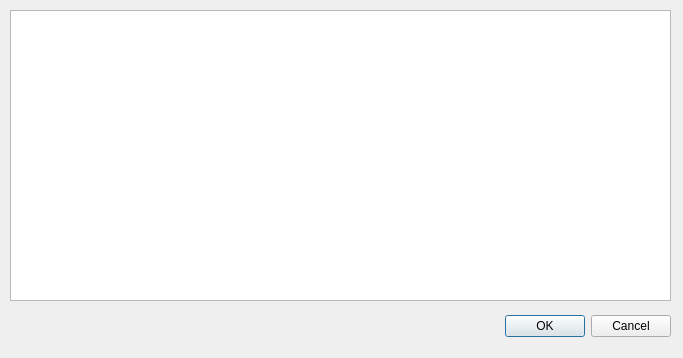
<?xml version="1.0" encoding="UTF-8"?>
<ui version="4.0">
 <class>BuildEnvironment</class>
 <widget class="QDialog" name="BuildEnvironment">
  <property name="geometry">
   <rect>
    <x>0</x>
    <y>0</y>
    <width>683</width>
    <height>358</height>
   </rect>
  </property>
  <property name="windowTitle">
   <string>Dialog</string>
  </property>
  <widget class="QDialogButtonBox" name="buttonBox">
   <property name="geometry">
    <rect>
     <x>200</x>
     <y>310</y>
     <width>471</width>
     <height>32</height>
    </rect>
   </property>
   <property name="orientation">
    <enum>Qt::Horizontal</enum>
   </property>
   <property name="standardButtons">
    <set>QDialogButtonBox::Cancel|QDialogButtonBox::Ok</set>
   </property>
  </widget>
  <widget class="QTableView" name="tableView">
   <property name="geometry">
    <rect>
     <x>10</x>
     <y>10</y>
     <width>661</width>
     <height>291</height>
    </rect>
   </property>
  </widget>
 </widget>
 <resources/>
 <connections>
  <connection>
   <sender>buttonBox</sender>
   <signal>accepted()</signal>
   <receiver>BuildEnvironment</receiver>
   <slot>accept()</slot>
   <hints>
    <hint type="sourcelabel">
     <x>248</x>
     <y>254</y>
    </hint>
    <hint type="destinationlabel">
     <x>157</x>
     <y>274</y>
    </hint>
   </hints>
  </connection>
  <connection>
   <sender>buttonBox</sender>
   <signal>rejected()</signal>
   <receiver>BuildEnvironment</receiver>
   <slot>reject()</slot>
   <hints>
    <hint type="sourcelabel">
     <x>316</x>
     <y>260</y>
    </hint>
    <hint type="destinationlabel">
     <x>286</x>
     <y>274</y>
    </hint>
   </hints>
  </connection>
 </connections>
</ui>
